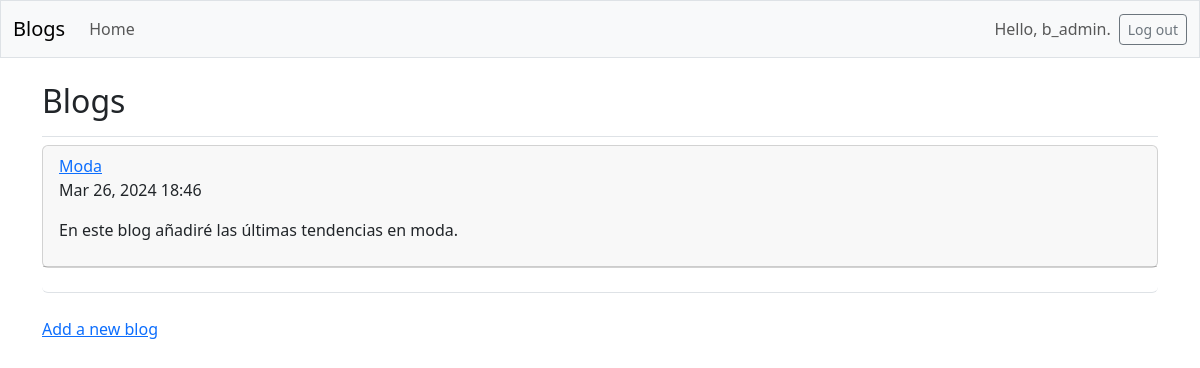
/blogs/ (signed in), run on the app's committed database.
### blogs/models.py (models this page shows, shortened)
class Blog (models.Model):
    title = models.CharField(max_length = 200)
    description = models.TextField()
    date_added = models.DateTimeField(auto_now_add = True)
    owner = models.ForeignKey(User, on_delete = models.CASCADE)

### blogs/views.py (the view)
# urls.py: path('', include('blogs.urls')),
@login_required
def blogs(request):
    blogs = Blog.objects.filter(owner = request.user).order_by('date_added')
    context = {'blogs': blogs}
    return render(request, 'blogs/blogs.html', context)

### blogs/templates/blogs/blogs.html
{% extends 'blogs/base.html' %}
{% block page_header %}
    <h2> Blogs </h2>
{% endblock page_header %}
{% block content %}
    <ul class="list-group border-bottom pb-2 mb-4">
        {% for blog in blogs %}
            <div class="card mb-3">
                <h7 class = "card-header">
                    <a href="{% url 'blogs:blog' blog.id %}">{{ blog.title }}</a>
                    <p>{{ blog.date_added|date:'M d, Y H:i' }}</p>
                    <p>{{ blog.description|linebreaks }}</p>
                </h7>
            </div>
        {% empty %}
            <li class="list-group-item border-0">No blogs have been added yet.</li>
        {% endfor %}
    </ul>
    <a href="{% url 'blogs:new_blog' %}">Add a new blog</a>
{% endblock content %}

### blogs/templates/blogs/base.html (shortened to what this page needs)
<!doctype html>
<html lang="en">
<head>
    {% load django_bootstrap5 %}
    {% bootstrap_css %}
</head>
<body>
    <nav class="navbar navbar-expand-md navbar-light bg-light mb-4 border">
        <div class="container-fluid">
            <a class="navbar-brand" href="{% url 'blogs:index' %}">Blogs</a>
            <div class="collapse navbar-collapse" id="navbarCollapse">
                <ul class="navbar-nav me-auto mb-2 mb-md-0">
                    <li class="nav-item">
                        <a class="nav-link" href="{% url 'blogs:blogs' %}">
                            Home</a></li>
                </ul>
                <ul class="navbar-nav ms-auto mb-2 mb-md-0">
                    {% if user.is_authenticated %}
                        <li class="nav-item">
                            <span class="navbar-text me-2">
                                Hello, {{ user.username }}.</span></li>
                    {% endif %}
                </ul>
                {% if user.is_authenticated %}
                <form action="{% url 'accounts:logout' %}" method="post">
                    <button name="submit"
                    class="btn btn-outline-secondary btn-sm">
                    Log out</button>
                </form>
                {% endif %}
            </div>
        </div>
    </nav>
    <main class="container">
        <div class="pb-2 mb-2 border-bottom">
            {% block page_header %}{% endblock page_header %}
        </div>
        <div>
            {% block content %}{% endblock content %}
        </div>
    </main>
</body>
</html>

### data on the page
Blog: title "Moda", date_added "Mar 26, 2024 18:46", description "En este blog añadiré las últimas tendencias en moda."

### other printed values
{{ user.username }} "b_admin"
